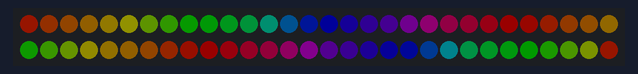
Simulated run of this program. Board: ESP32. On the bench: 60 RGB LEDs in strip order, left to right, continuing on the next row. Dim RGB values are drawn brighter than linear.

Above: at 0.45 s.
At 8.0 s:
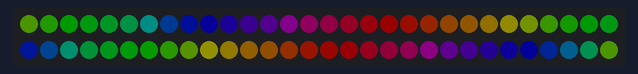
At 15.24 s:
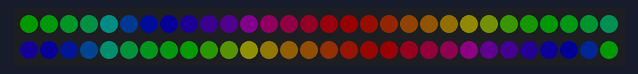
At 19.17 s:
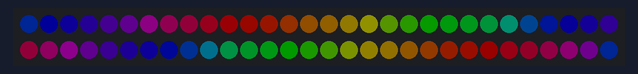
At 28.22 s:
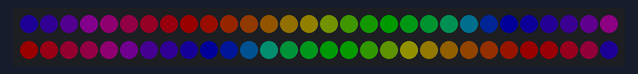
At 39.7 s:
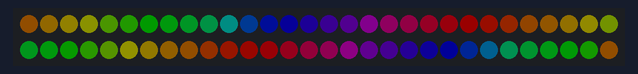

The program:

main.cpp
```cpp
#include "FastLED.h"

FASTLED_USING_NAMESPACE

#if defined(FASTLED_VERSION) && (FASTLED_VERSION < 3001000)
#warning "Requires FastLED 3.1 or later; check github for latest code."
#endif

#define NUM_STRIPS 1
#define NUM_LEDS_PER_STRIP 60
#define NUM_LEDS NUM_LEDS_PER_STRIP * NUM_STRIPS
CRGB leds[NUM_STRIPS * NUM_LEDS_PER_STRIP];
CRGB leds_virt[NUM_LEDS];

//#define BRIGHTNESS          30
#define BRIGHTNESS          25
#define FRAMES_PER_SECOND  120

const int led_map[NUM_LEDS] = {
 0,
 1,
 2,
 3,
 4,
 5,
 6,
 7,
 8,
 9,
 10,
 11,
 12,
 13,
 14,
 15,
 16,
 17,
 18,
 19,
 20,
 21,
 22,
 23,
 24,
 25,
 26,
 27,
 28,
 29,
 59,
 58,
 57,
 56,
 55,
 54,
 53,
 52,
 51,
 50,
 49,
 48,
 47,
 46,
 45,
 44,
 43,
 42,
 41,
 40,
 39,
 38,
 37,
 36,
 35,
 34,
 33,
 32,
 31,
};

// turn virtual LEDs into real LEDs
void led_swizzle() {
    for( int i=0; i<NUM_LEDS; i++) {
        leds[i] = leds_virt[led_map[i]];
    }
}


uint8_t gHue = 0; // rotating "base color" used by many of the patterns

void setup() {
  delay(200); // 3 second delay for recovery

  // tell FastLED there's 60 NEOPIXEL leds on pin 3, starting at index 0 in the led array
  FastLED.addLeds<NEOPIXEL, 13>(leds, 0, NUM_LEDS_PER_STRIP).setCorrection(TypicalLEDStrip);

  // set master brightness control
  FastLED.setBrightness(BRIGHTNESS);
  led_swizzle();
}

void loop() {
    fill_rainbow( leds_virt, NUM_LEDS, gHue++, 10);
    led_swizzle();

    FastLED.show();
    FastLED.delay(1000/FRAMES_PER_SECOND);
    EVERY_N_MILLISECONDS( 20 ) { gHue++; } // slowly cycle the "base color" through the rainbow
}
```
